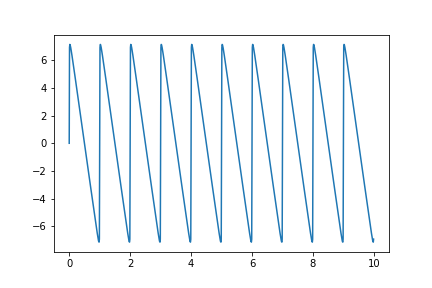

Source code (Python):
import numpy as np
import math
import matplotlib.pyplot as plt

arrs = np.arange(0,10,0.01)
A = 5

fff_sin = lambda k:A*np.sin(arrs)
fsq_sin = lambda k:A*(1.0/(2*k+1))*np.sin(2*math.pi*(2*k+1)*arrs)
fsm_sin = lambda k:A*(1.0/(k))*np.sin(2*math.pi*(k)*arrs)

s=np.zeros(len(arrs))
for i in range(1,100):
	s+=fsm_sin(i)

plt.plot(arrs, s)
# plt.plot(arrs, fsm_sin(1))
# plt.show()
plt.savefig('home.png')

# print(fsin(5,6))